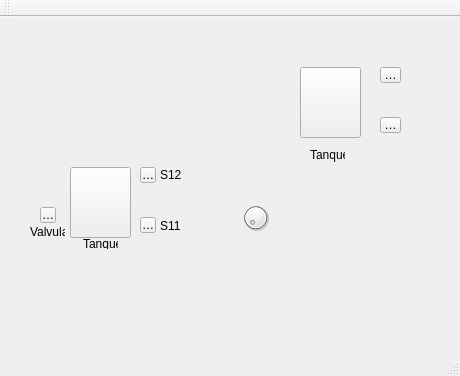
<?xml version="1.0" encoding="UTF-8"?>
<ui version="4.0">
 <class>MainWindow</class>
 <widget class="QMainWindow" name="MainWindow">
  <property name="geometry">
   <rect>
    <x>0</x>
    <y>0</y>
    <width>460</width>
    <height>376</height>
   </rect>
  </property>
  <property name="windowTitle">
   <string>MainWindow</string>
  </property>
  <widget class="QWidget" name="centralWidget">
   <widget class="Led" name="led_v1">
    <property name="geometry">
     <rect>
      <x>40</x>
      <y>190</y>
      <width>16</width>
      <height>16</height>
     </rect>
    </property>
    <property name="text">
     <string>V1</string>
    </property>
   </widget>
   <widget class="QLabel" name="label">
    <property name="geometry">
     <rect>
      <x>30</x>
      <y>210</y>
      <width>35</width>
      <height>10</height>
     </rect>
    </property>
    <property name="text">
     <string>Valvula 1</string>
    </property>
   </widget>
   <widget class="cedaTank" name="tank_1">
    <property name="geometry">
     <rect>
      <x>70</x>
      <y>150</y>
      <width>61</width>
      <height>71</height>
     </rect>
    </property>
    <property name="text">
     <string/>
    </property>
   </widget>
   <widget class="QLabel" name="label_2">
    <property name="geometry">
     <rect>
      <x>83</x>
      <y>222</y>
      <width>35</width>
      <height>10</height>
     </rect>
    </property>
    <property name="text">
     <string>Tanque 1</string>
    </property>
   </widget>
   <widget class="Led" name="led_s12">
    <property name="geometry">
     <rect>
      <x>140</x>
      <y>150</y>
      <width>16</width>
      <height>16</height>
     </rect>
    </property>
    <property name="text">
     <string>S12</string>
    </property>
   </widget>
   <widget class="Led" name="led_s11">
    <property name="geometry">
     <rect>
      <x>140</x>
      <y>200</y>
      <width>16</width>
      <height>16</height>
     </rect>
    </property>
    <property name="text">
     <string>S11</string>
    </property>
   </widget>
   <widget class="QLabel" name="label_3">
    <property name="geometry">
     <rect>
      <x>160</x>
      <y>204</y>
      <width>35</width>
      <height>10</height>
     </rect>
    </property>
    <property name="text">
     <string>S11</string>
    </property>
   </widget>
   <widget class="QLabel" name="label_4">
    <property name="geometry">
     <rect>
      <x>160</x>
      <y>153</y>
      <width>35</width>
      <height>10</height>
     </rect>
    </property>
    <property name="text">
     <string>S12</string>
    </property>
   </widget>
   <widget class="cedaTank" name="tank_2">
    <property name="geometry">
     <rect>
      <x>300</x>
      <y>50</y>
      <width>61</width>
      <height>71</height>
     </rect>
    </property>
    <property name="text">
     <string/>
    </property>
   </widget>
   <widget class="Led" name="led_s22">
    <property name="geometry">
     <rect>
      <x>380</x>
      <y>50</y>
      <width>21</width>
      <height>16</height>
     </rect>
    </property>
    <property name="text">
     <string>S22</string>
    </property>
   </widget>
   <widget class="Led" name="led_s21">
    <property name="geometry">
     <rect>
      <x>380</x>
      <y>100</y>
      <width>21</width>
      <height>16</height>
     </rect>
    </property>
    <property name="text">
     <string>S21</string>
    </property>
   </widget>
   <widget class="QDial" name="bomba_principal">
    <property name="geometry">
     <rect>
      <x>240</x>
      <y>180</y>
      <width>31</width>
      <height>41</height>
     </rect>
    </property>
   </widget>
   <widget class="QLabel" name="label_5">
    <property name="geometry">
     <rect>
      <x>310</x>
      <y>130</y>
      <width>35</width>
      <height>16</height>
     </rect>
    </property>
    <property name="text">
     <string>Tanque 2</string>
    </property>
   </widget>
  </widget>
  <widget class="QMenuBar" name="menuBar">
   <property name="geometry">
    <rect>
     <x>0</x>
     <y>0</y>
     <width>460</width>
     <height>21</height>
    </rect>
   </property>
  </widget>
  <widget class="QToolBar" name="mainToolBar">
   <attribute name="toolBarArea">
    <enum>TopToolBarArea</enum>
   </attribute>
   <attribute name="toolBarBreak">
    <bool>false</bool>
   </attribute>
  </widget>
  <widget class="QStatusBar" name="statusBar"/>
 </widget>
 <layoutdefault spacing="6" margin="11"/>
 <customwidgets>
  <customwidget>
   <class>Led</class>
   <extends>QToolButton</extends>
   <header>led.h</header>
  </customwidget>
  <customwidget>
   <class>cedaTank</class>
   <extends>QToolButton</extends>
   <header>cedatank.h</header>
  </customwidget>
 </customwidgets>
 <resources/>
 <connections/>
</ui>
